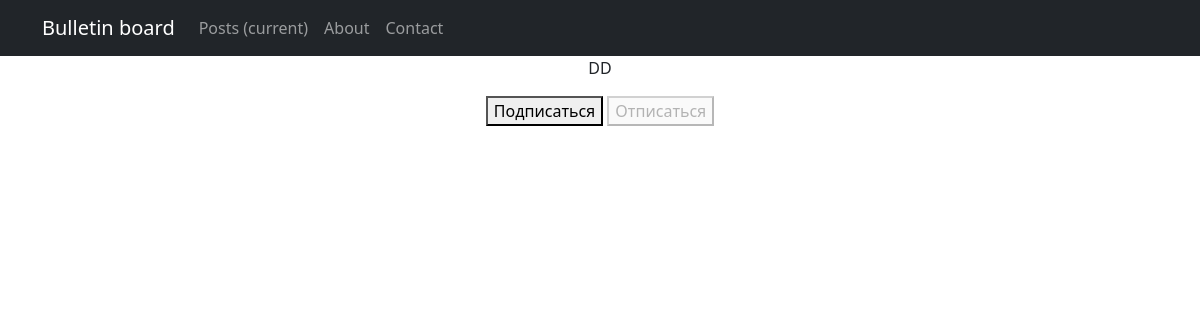
/posts/subscriptions/ (signed in), run on an earlier commit of the app's database.
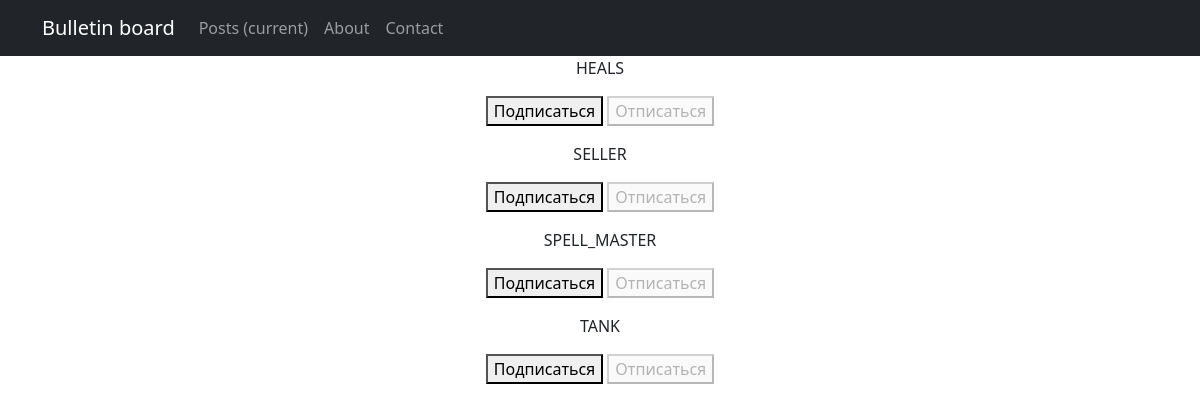
And on a later commit of the database.
### bboard/models.py (models this page shows, shortened)
class Category(models.Model):
    name = models.CharField(max_length=24, unique=True, choices=CATEGORY_CHOICES)

### bboard/views.py (the view, shortened to what this page needs)
# urls.py: path('subscriptions/', subscriptions, name='subscriptions'),
@login_required
@csrf_protect
def subscriptions(request):
    categories_with_subscriptions = Category.objects.annotate(
        user_subscribed=Exists(Subscription.objects.filter(user=request.user, category=OuterRef('pk')))
    ).order_by('name')
    return render(request, 'bboard/subscriptions.html', {'categories': categories_with_subscriptions})

### bboard/templates/bboard/subscriptions.html (shortened to what this page needs)
{% extends 'bboard/default.html' %}
{% block content %}
    {% for category in categories  %}
        <p>
            {{ category.name }}
            <form method="post">
                {% if category.user_subscribed %}
                    <button disabled>Подписаться</button>
                    <button name="action" value="unsubscribe">Отписаться</button>
                {% else %}
                    <button name="action" value="subscribe">Подписаться</button>
                    <button disabled>Отписаться</button>
                {% endif %}
            </form>
        </p>
    {% endfor %}
{% endblock content %}

### bboard/templates/bboard/default.html (shortened to what this page needs)
<!DOCTYPE html>
<html lang="en">
    <head>
        {% load static %}
        <link href="{% static 'css/styles.css' %}" rel="stylesheet" />
    </head>
    <body>
        <nav class="navbar navbar-expand-lg navbar-dark bg-dark static-top">
           <div class="container">
               <a class="navbar-brand" href="#">Bulletin board</a>
               <div class="collapse navbar-collapse" id="navbarResponsive">
                   <ul class="navbar-nav ml-auto">
                       <li class="nav-item active">
                           <a class="nav-link" href="#">Posts
                               <span class="sr-only">(current)</span>
                           </a>
                       </li>
                       <li class="nav-item">
                           <a class="nav-link" href="/about/">About</a>
                       </li>
                       <li class="nav-item">
                           <a class="nav-link" href="/contacts/">Contact</a>
                   </ul>
               </div>
           </div>
        </nav>
        <div class="container">
           <div class="row">
               <div class="col-lg-12 text-center">
                   {% block content %}{% endblock content %}
               </div>
           </div>
        </div>
    </body>
</html>

What changed in the data, as far as the page shows it:
removed Category: name "DD", shows "Подписаться"
added Category: name "HEALS", shows "Подписаться"
added Category: name "SELLER", shows "Подписаться"
added Category: name "SPELL_MASTER", shows "Подписаться"
added Category: name "TANK", shows "Подписаться"
